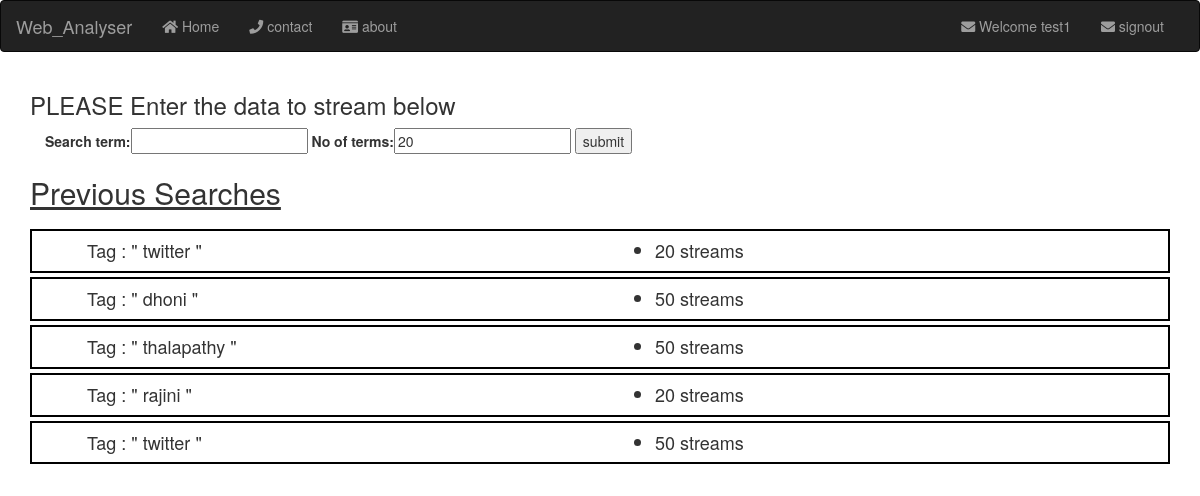
The page /tweepy/ (signed in) on the database as committed earlier.
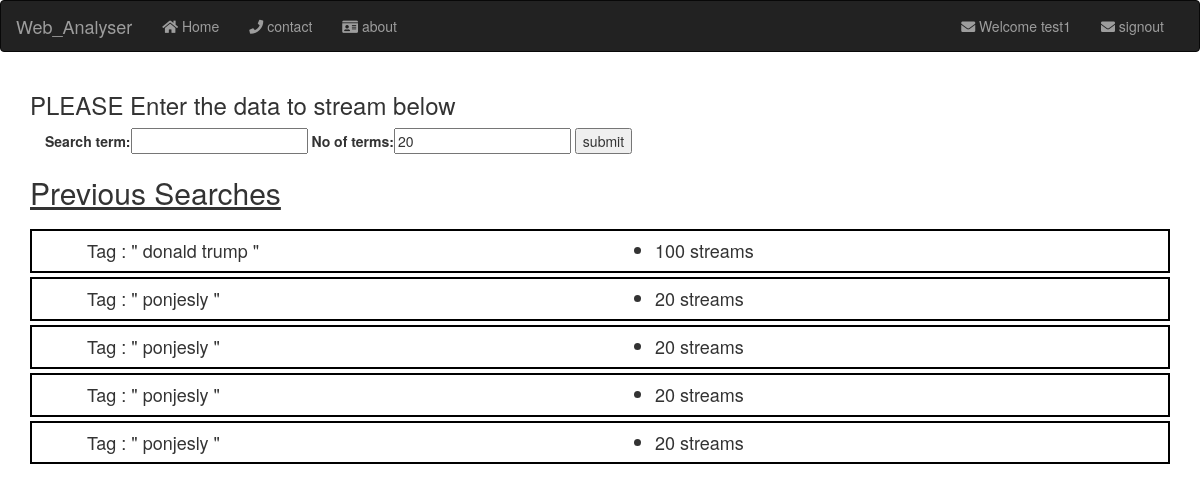
The same page on the database as committed later.
### testtwee/models.py (models this page shows, shortened)
class Search(models.Model):
    search_term = models.CharField(max_length=50)
    no_of_terms = models.IntegerField(default=20)

### testtwee/views.py (the view, shortened to what this page needs)
# urls.py: path('', views.index , name = "testtweeindex"),
@login_required
def index(request):
    historylist = []
    class Analysis:
        def __init__(self, term,numb):
            self.term = term
            self.number = numb
            self.sentiment = 0
            self.subjectivity = 0
            self.url = 'https://en.wikipedia.org/wiki/{0}'.format(self.term)
            self.tweets = []
            self.tweetText = []
    class SentimentAnalysis:
        def __init__(self):
            self.tweets = []
            self.tweetText = []
    if(request.method == "GET"):
            history = Search.objects.all().order_by('-id')[:5]
            search = Inputform()
            return render(request, "getinput.html" , {"search_form" : search , "history" : history})

### testtwee/forms.py
class Inputform(forms.ModelForm):
    class Meta:
        model = Search
        fields = ("search_term", "no_of_terms")

### templates/getinput.html (shortened to what this page needs)
<!DOCTYPE html>
{% extends "base.htm" %}
{% load static %}
{% load bootstrap_tags %}
{% block body %}
        <h3>PLEASE Enter the data to stream below</h3>
        <form enctype="multipart/form-data" method="POST">
            <div class="container sign-form">
                {{ search_form |as_bootstrap  }}
                <input type="submit" class = “btn btn-default” name="submit" value="submit">
                </div>
            </form>
        </div>
        <div class="container" style="margin-bottom: 10px;">
            <h2> <u> Previous Searches  </u> </h2>
        </div>
        <div class="container" >
            <div class="col-md-12">
                {% for items in history %}
                    <div class="row hist" >
                        <div class="col-md-6">
                            <ul style="list-style: none;">
                                <h4><li>Tag : " {{items.search_term}} "</li></h4>
                            </ul>
                        </div>
                        <div class="col-md-6">
                            <ul>
                                <h4><li> {{items.no_of_terms}} streams</li></h4>
                            </ul>
                        </div>
                    </div>
                {%endfor%}
            </div>
        </div>
{% endblock %}

Rows that differ between the two databases and show on the page:
no longer on this page (row unchanged): Search: search_term "twitter", no_of_terms "20"
no longer on this page (row unchanged): Search: search_term "dhoni", no_of_terms "50"
no longer on this page (row unchanged): Search: search_term "thalapathy", no_of_terms "50"
no longer on this page (row unchanged): Search: search_term "rajini", no_of_terms "20"
no longer on this page (row unchanged): Search: search_term "twitter", no_of_terms "50"
added Search: search_term "donald trump", no_of_terms "100"
added Search: search_term "ponjesly", no_of_terms "20"
added Search: search_term "ponjesly", no_of_terms "20"
added Search: search_term "ponjesly", no_of_terms "20"
added Search: search_term "ponjesly", no_of_terms "20"
